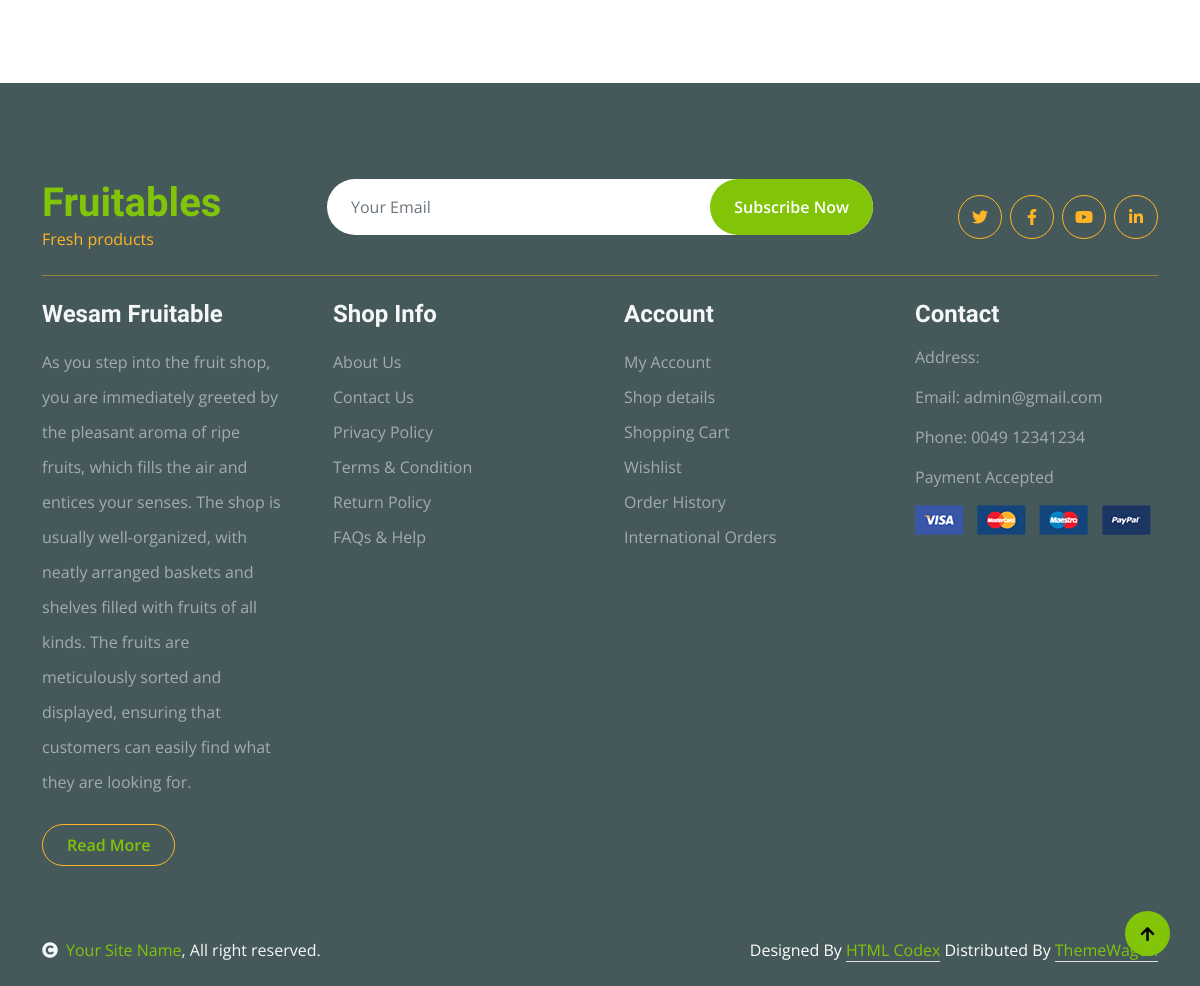
Page /fruit/apple (lower part) on the earlier database version.
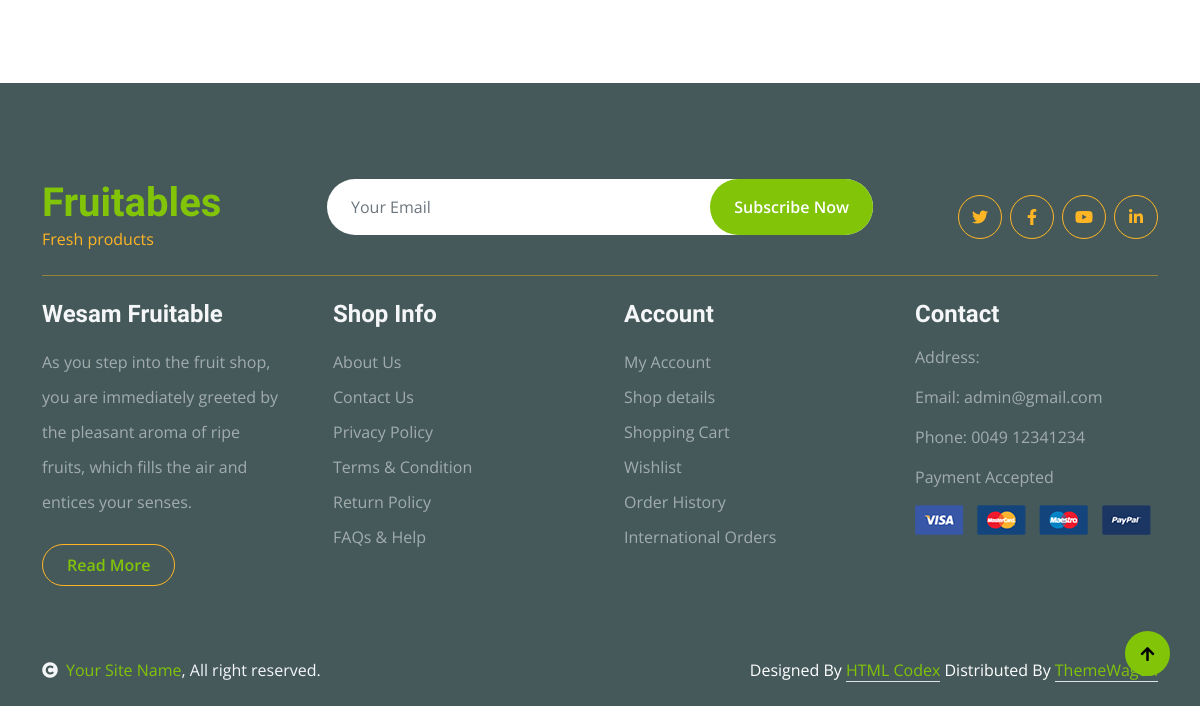
Same page on the later database version.
### settings/models.py (models this page shows, shortened)
class Company(models.Model):
    name = models.CharField(max_length=15)
    email = models.CharField(max_length=15,null=True,blank=True)
    phones = models.CharField(max_length=15,null=True,blank=True)
    address = models.TextField(max_length=15,null=True,blank=True)
    about_us = models.TextField(max_length=500)
    street = models.TextField(max_length=20)
    post_code = models.IntegerField(default=1)
    city = models.TextField(max_length=20)

### fruit/views.py (the view)
# urls.py: path('<slug:slug>',FruitDetail.as_view(),name='fruit_detail'),
class FruitDetail(generic.DetailView):
    model = Fruit
    def get_context_data(self, **kwargs):
        context = super().get_context_data(**kwargs)
        context['fruit_list'] = Fruit.objects.all()  # Add this line to pass the fruit_list to the template
        context['star_range'] = range(1, 6)  # Precompute the range from 1 to 5
        return context

### fruit/models.py (called while the page is built)
    def get_avg_rate(self):
        avg = self.fruit_review.aggregate(avg=Avg('rate'))
        return avg

### orders/cart_context_processor.py (called while the page is built)
def get_cart_data(request):
    if request.user.is_authenticated:
        cart , created = Cart.objects.get_or_create(user=request.user,completed=False)
        cart_detail = CartDetail.objects.filter(cart=cart)
        return {'cart_data':cart, 'cart_detail_data':cart_detail}
    else:
        return {}

### fruit/templates/fruit/fruit_detail.html (shortened to what this page needs)
{% extends "base.html" %}
{% load static %}
{% block body %}
<div class="container-fluid py-5 mt-5">
</div>
    {% endblock body %}

### templates/base.html (shortened to what the changed rows need)
{% load static %}
<!DOCTYPE html>
<html lang="en">
    <head>
        <link rel="stylesheet" href="https://use.fontawesome.com/releases/v5.15.4/css/all.css"/>
        <link href="https://cdn.jsdelivr.net/npm/bootstrap-icons@1.4.1/font/bootstrap-icons.css" rel="stylesheet">
        <link href="{% static 'lib/lightbox/css/lightbox.min.css' %}" rel="stylesheet">
        <link href="{% static 'lib/owlcarousel/assets/owl.carousel.min.css' %}" rel="stylesheet">
        <link href="{% static 'css/bootstrap.min.css' %}" rel="stylesheet">
        <link href="{% static 'css/style.css' %}" rel="stylesheet">
    </head>
    <body>
        <div class="container-fluid bg-dark text-white-50 footer pt-5 mt-5">
            <div class="container py-5">
                <div class="pb-4 mb-4" style="border-bottom: 1px solid rgba(226, 175, 24, 0.5) ;">
                    <div class="row g-4">
                        <div class="col-lg-3">
                            <a href="#">
                                <h1 class="text-primary mb-0">Fruitables</h1>
                            </a>
                        </div>
                    </div>
                </div>
                <div class="row g-5">
                    <div class="col-lg-3 col-md-6">
                        <div class="footer-item">
                            <h4 class="text-light mb-3">{{company_data.name}}</h4>
                            <p class="mb-4">{{company_data.about_us}}</p>
                            <a href="" class="btn border-secondary py-2 px-4 rounded-pill text-primary">Read More</a>
                        </div>
                    </div>
                    <div class="col-lg-3 col-md-6">
                        <div class="footer-item">
                            <h4 class="text-light mb-3">Contact</h4>
                            <p>Address: {{company_data.Address}}</p>
                            <p>Email: {{company_data.email}}</p>
                            <p>Phone: {{company_data.phones}}</p>
                            <p>Payment Accepted</p>
                            <img src="{% static 'img/payment.png' %}" class="img-fluid" alt="">
                        </div>
                    </div>
                </div>
            </div>
        </div>
    </body>
</html>

Differences in the rows shown:
changed Company "Wesam Fruitable": about_us "…and entices your senses. The shop is usually well-organized, with neatly arranged baskets and shelves filled with fruits of all kinds. The fruits are meticulously sorted and displayed, ensuring that customers can easily find what they are looking for." → "As you step into the fruit shop, you are immediately greeted by the pleasant aroma of ripe fruits, which fills the air and entices your senses."
